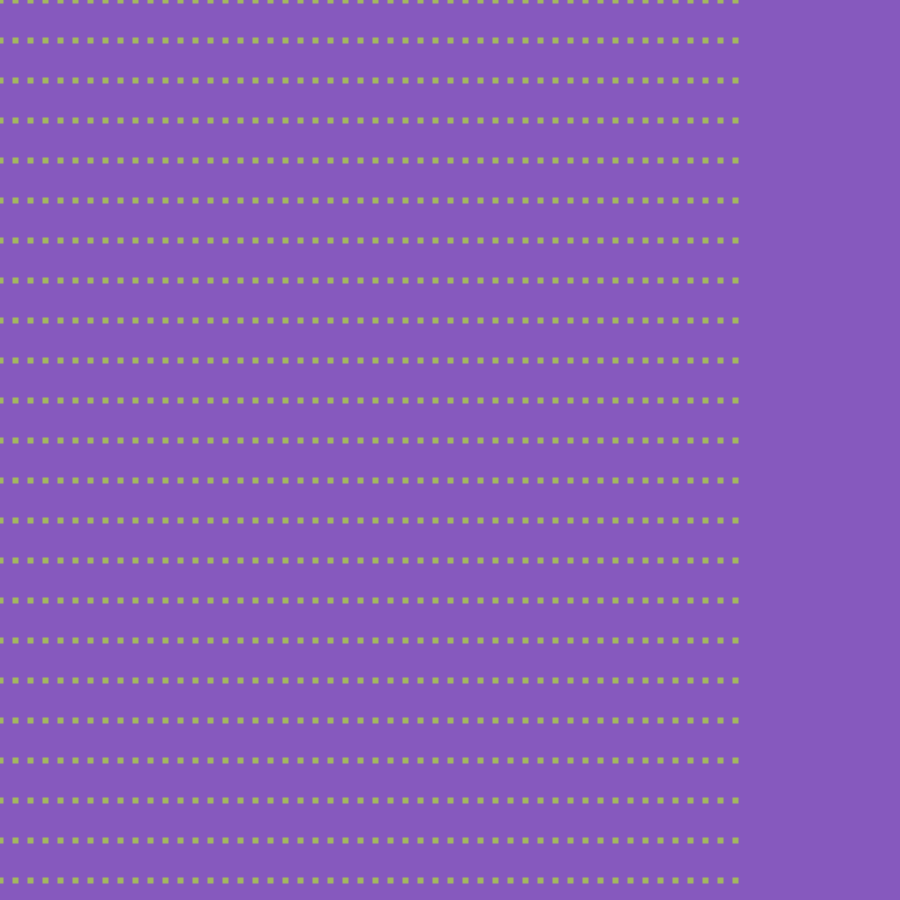
Frame 1 (no input)
Frame 60 (the mouse pressed at the canvas centre just before this capture): identical to frame 1, image omitted
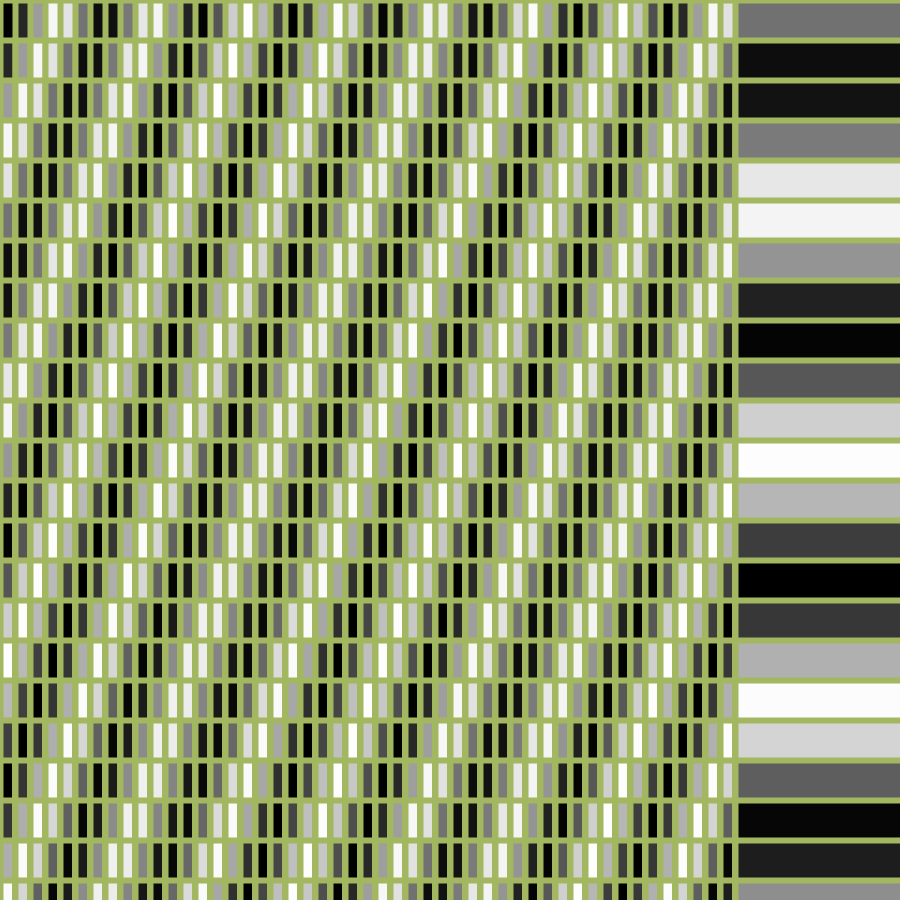
Frame 120 (the mouse held since frame 60 and released just before this capture)

The Processing sketch that drew these frames (run headless with seeded random() and noise(); from frame 60 on, the mouse is pressed at the canvas centre):

// Processing sketch: processing_62545
// ── processing_62545.pde


Cell[][] grid;

// Number of columns and rows in the grid
int cols = 50;
int rows = 50;

void setup() {
  size(900,900);
  grid = new Cell[cols][rows];
  for (int i = 0; i < cols; i++) {
    for (int j = 0; j < rows; j++) {
      // Initialize each object
      grid[i][j] = new Cell(i*60,j*20,40,60,i+j);
    }
  }
}

void draw() {
  background(134,89,190);
  // The counter variables i and j are also the column and row numbers and 
  // are used as arguments to the constructor for each object in the grid.  
  for (int i = 0; i < cols; i++) {
    for (int j = 0; j < rows; j++) {
      // Oscillate and display each object
      grid[i][j].oscillate();
      grid[i][j].display();
    }
  }
}

// A Cell object
class Cell {
  // A cell object knows about its location in the grid as well as its size with the variables x,y,w,h.
  float x,y;   // x,y location
  float w,h;   // width and height
  float angle; // angle for oscillating brightness

  // Cell Constructor
  Cell(float tempX, float tempY, float tempW, float tempH, float tempAngle) {
    x = tempX/4;
    y = tempY*2;
    w = tempW*20;
    h = tempH;
    angle = tempAngle;
  } 
  
  // Oscillation means increase angle
  void oscillate() {
    angle += 0.02*mouseY/50; 
  }

  void display() {
    stroke(162,183,96);
    strokeWeight(6);
    // Color calculated using sine wave
    fill(127+127*sin(angle));
    rect(x,y,mouseX,mouseY);
    
  }
}
